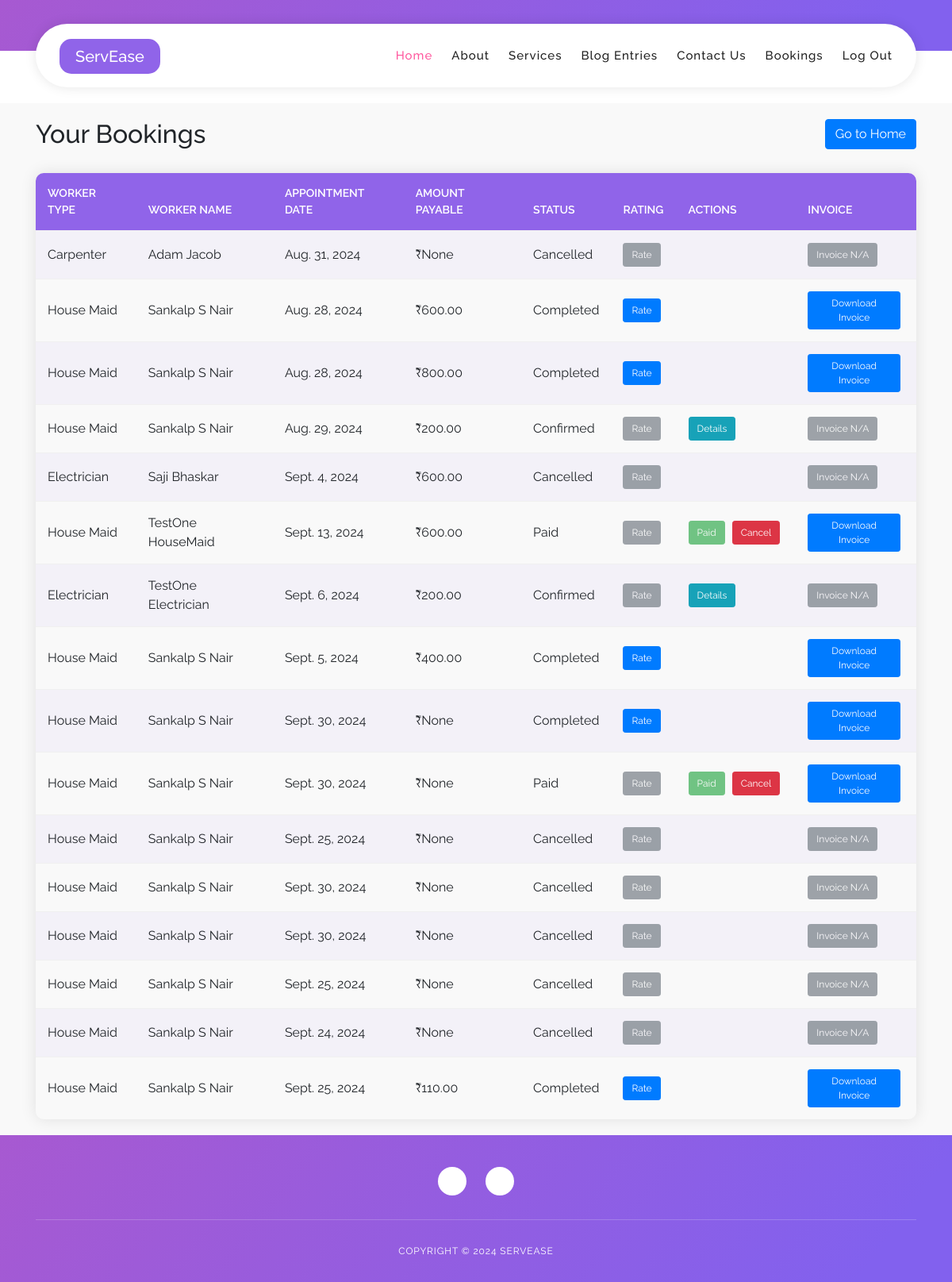
Screenshot of /view_bookings/ (signed in) with the database file from the repository.
### Home_app/models.py (models this page shows, shortened)
class Booking(models.Model):
    worker_id = models.ForeignKey('Users', on_delete=models.CASCADE, related_name='bookings')
    worker_type = models.CharField(max_length=50, choices=[
        ('House Maid', 'House Maid'),
        ('Carpenter', 'Carpenter'),
        ('Plumber', 'Plumber'),
        ('Electrician', 'Electrician'),
        ('Home Nurse', 'Home Nurse'),
    ])
    customer_id = models.ForeignKey('Users', on_delete=models.CASCADE, related_name='customer_bookings')
    appointment_date = models.DateField()
    appointment_time = models.TimeField()
    address = models.TextField()
    status = models.CharField(max_length=20, choices=[
        ('Pending', 'Pending'),
        ('Paid', 'Paid'),
        ('Confirmed', 'Confirmed'),
        ('Completed', 'Completed'),
        ('Cancelled', 'Cancelled'),
    ], default='Pending')
    service_type = models.CharField(max_length=100, blank=True)
    description = models.TextField(blank=True)
    pay_amount = models.DecimalField(max_digits=10, decimal_places=2, null=True, blank=True)
    hours_booked = models.PositiveIntegerField(default=1)
    class Meta:
        app_label = 'Home_app'

class Users(models.Model):
    user_id = models.AutoField(primary_key=True)
    firstname = models.CharField(max_length=20,blank=False)
    lastname = models.CharField(max_length=20,blank=False)
    email = models.EmailField(unique=True,blank=False)
    phone = models.CharField(max_length=10,null=True)
    address = models.TextField()
    place=models.CharField(max_length=30, blank=True)
    availability = models.IntegerField(default=0)
    district = models.CharField(max_length=20, blank=True)
    image = models.ImageField(upload_to='profile_pic', null=True, blank=True)
    password = models.CharField(max_length=256)
    usertype = models.CharField(max_length=20)
    active = models.BooleanField(default=True)

### Home_app/views.py (the view)
# urls.py: path('view_bookings/', views.view_bookings, name='view_bookings'),
@never_cache
def view_bookings(request):
    user_id = request.session.get('user_id')
    if not user_id:
        messages.warning(request, 'You need to log in first.')
        return redirect('login')
    bookings = Booking.objects.filter(customer_id=user_id)
    for booking in bookings:
        payment = Payments.objects.filter(booking_id=booking).first()
        booking.payment_status = payment.status if payment else 'Pending'
    context = {
        'bookings': bookings
    }
    return render(request, 'view_booking.html', context)

### templates/view_booking.html (shortened to what this page needs)
{% load static %}
<!DOCTYPE html>
<html lang="en">
  <head>
    <link rel="stylesheet" type="text/css" href="{% static 'css/bootstrap.min.css'%}">
    <link rel="stylesheet" type="text/css" href="{% static 'assets/css/font-awesome.css' %}">
    <link rel="stylesheet" href="{% static 'css/templatemo-softy-pinko.css' %}">
    <link rel="stylesheet" href="https://cdnjs.cloudflare.com/ajax/libs/font-awesome/5.15.3/css/all.min.css">
    </head>
    <header class="header-area header-sticky">
        <div class="container">
            <div class="row">
                <div class="col-12">
                    <nav class="main-nav">
                        <a href="#" class="logo">
                            <h5 class="serv">ServEase</h5>
                        </a>
                        <ul class="nav">
                            <li><a href="{% url 'home' %}" class="active" style="font-size: 15px;">Home</a></li>
                            <li><a href="#features" style="font-size: 15px;">About</a></li>
                            <li><a href="{%url 'services'%}" style="font-size: 15px;">Services</a></li>
                            <li><a href="#" style="font-size: 15px;">Blog Entries</a></li>
                            <li><a href="#" style="font-size: 15px;">Contact Us</a></li>
                            <li><a href="{% url 'view_bookings' %}" style="font-size: 15px;">Bookings</a></li>
                            <li><a href="{% url 'logout' %}" style="font-size: 15px;">Log Out</a></li>
                        </ul>
                    </nav>
                </div>
            </div>
        </div>
    </header>
    <footer>
        <div class="container">
            <div class="row">
                <div class="col-lg-12 col-md-12 col-sm-12">
                    <ul class="social">
                    </ul>
                </div>
            </div>
        </div>
    </footer>
    <section class="section" id="blog">
        <div class="container">
            <div class="row">
                <div class="offset-lg-3 col-lg-6">
                    <div class="center-text">
                        <br><br>
                    </div>
                </div>
            </div>
        </div>
    </section>
    <section id="profile" class="section home-feature">
        <div class="container">
            <div class="bookings-header">
                <h2>Your Bookings</h2>
                <a href="{% url 'home' %}" class="btn btn-primary">Go to Home</a>
            </div>
            {% if bookings %}
                <div class="table-responsive">
                    <table class="table table-striped table-hover">
                        <thead>
                            <tr>
                                <th>Worker Type</th>
                                <th>Worker Name</th>
                                <th>Appointment Date</th>
                                <th>Amount Payable</th>
                                <th>Status</th>
                                <th>Rating</th>
                                <th>Actions</th>
                                <th>Invoice</th>
                            </tr>
                        </thead>
                        <tbody>
                            {% for booking in bookings %}
                            <tr>
                                <td>{{ booking.worker_type }}</td>
                                <td>{{ booking.worker_id.firstname }} {{ booking.worker_id.lastname }}</td>
                                <td>{{ booking.appointment_date }}</td>
                                <td>₹{{ booking.pay_amount }}</td>
                                <td>{{ booking.status }}</td>
                                <td>
                                    {% if booking.status == 'Completed' %}
                                        <button class="btn btn-sm btn-primary rate-booking-btn"
                                                data-booking-id="{{ booking.id }}"
                                                data-worker-id="{{ booking.worker_id.user_id}}"
                                                data-customer-id="{{ booking.customer_id.user_id}}">Rate</button>
                                    {% else %}
                                        <button class="btn btn-sm btn-secondary" disabled>Rate</button>
                                    {% endif %}
                                </td>
                                <td class="action-buttons">
                                    {% if booking.status == 'Confirmed' %}
                                        <button class="btn btn-sm btn-info" data-toggle="modal" data-target="#detailsModal{{ booking.id }}">Details</button>
                                    {% endif %}
                                    {% if booking.status == 'Pending' %}
                                        <a href="{% url 'create_payment' booking.id %}" class="btn btn-sm btn-success">Make Payment</a>
                                        <button class="btn btn-sm btn-danger cancel-booking-btn" data-booking-id="{{ booking.id }}">Cancel</button>
                                    {% elif booking.status == 'Paid' %}
                                        <button class="btn btn-sm btn-success" disabled>Paid</button>
                                        <button class="btn btn-sm btn-danger cancel-booking-btn" data-booking-id="{{ booking.id }}">Cancel</button>
                                    {% endif %}
                                </td>
                                <td>
                                    {% if booking.status == 'Paid' or booking.status == 'Completed' %}
                                        <a href="{% url 'download_invoice' booking.id %}" class="btn btn-sm btn-primary" target="_blank">Download Invoice</a>
                                    {% else %}
                                        <button class="btn btn-sm btn-secondary" disabled>Invoice N/A</button>
                                    {% endif %}
                                </td>
                            </tr>
                            {% endfor %}
                        </tbody>
                    </table>
                </div>
            {% else %}
                <p>You have no bookings yet.</p>
            {% endif %}
        </div>
    </section>
    <footer class="footer">
        <div class="container">
            <div class="row">
                <div class="col-lg-12 col-md-12 col-sm-12">
                    <ul class="social">
                        <li><a href="#"><i class="fa fa-facebook"></i></a></li>
                        <li><a href="#"><i class="fa fa-twitter"></i></a></li>
                    </ul>
                </div>
            </div>
            <div class="row">
                <div class="col-lg-12">
                    <p class="copyright">Copyright &copy; 2024 ServEase</p>
                </div>
            </div>
        </div>
    </footer>
  </body>
</html>

### static/css/templatemo-softy-pinko.css (style rules this page uses)
html, body, div, span, applet, object, iframe, h1, h2, h3, h4, h5, h6, p, blockquote, div pre, a, abbr, acronym, address, big, cite, code, del, dfn, em, font, img, ins, kbd, q, s, samp, small, strike, strong, sub, sup, tt, var, b, u, i, center, dl, dt, dd, ol, ul, li, figure, header, nav, section, article, aside, footer, figcaption { margin: 0; padding: 0; border: 0; outline: 0; }
ul, li { padding: 0; margin: 0; list-style: none; }
header, nav, section, article, aside, footer, hgroup { display: block; }
* { box-sizing: border-box; }
html, body { font-family: "Raleway", sans-serif; font-weight: 400; background-color: #fff; font-size: 16px; -ms-text-size-adjust: 100%; -webkit-font-smoothing: antialiased; -moz-osx-font-smoothing: grayscale; }
a { text-decoration: none !important; }
h1, h2, h3, h4, h5, h6 { margin-top: 0px; margin-bottom: 0px; }
ul { margin-bottom: 0px; }
html, body { background: #fff; font-family: "Raleway", sans-serif; }
.section { position: relative; padding-top: 100px; padding-bottom: 80px; }
.center-text { text-align: center; font-weight: 400; font-size: 16px; color: #777; line-height: 28px; letter-spacing: 1px; margin-bottom: 50px; }
.header-area { position: fixed; top: 30px; left: 0px; right: 0px; z-index: 100; height: 100px; -webkit-transition: all 0.3s ease 0s; -moz-transition: all 0.3s ease 0s; -o-transition: all 0.3s ease 0s; transition: all 0.3s ease 0s; }
.header-area .main-nav { box-shadow: 0px 0px 15px rgba(0,0,0,0.1); border-radius: 40px; min-height: 80px; background: #fff; }
.header-area .main-nav .logo { float: left; margin-top: 37px; -webkit-transition: all 0.3s ease 0s; -moz-transition: all 0.3s ease 0s; -o-transition: all 0.3s ease 0s; transition: all 0.3s ease 0s; margin-left: 30px; }
.header-area .main-nav .nav { float: right; margin-top: 27px; margin-left: 0px; margin-right: 30px; -webkit-transition: all 0.3s ease 0s; -moz-transition: all 0.3s ease 0s; -o-transition: all 0.3s ease 0s; transition: all 0.3s ease 0s; position: relative; z-index: 999; }
.header-area .main-nav .nav li { padding-left: 20px; padding-right: 20px; }
.header-area .main-nav .nav li:last-child { padding-right: 0px; }
.header-area .main-nav .nav li a { display: block; font-weight: 500; font-size: 13px; color: #fff; -webkit-transition: all 0.3s ease 0s; -moz-transition: all 0.3s ease 0s; -o-transition: all 0.3s ease 0s; transition: all 0.3s ease 0s; height: 40px; line-height: 40px; border: transparent; letter-spacing: 1px; }
.header-area.header-sticky { min-height: 80px; }
.header-area.header-sticky .logo { margin-top: 25px; }
.header-area.header-sticky .nav { margin-top: 20px !important; }
.header-area.header-sticky .nav li a { color: #1e1e1e; }
.header-area.header-sticky .nav li a.active { color: #ff589e; }
@media (max-width: 1200px) { .header-area .main-nav .nav li { padding-left: 12px; padding-right: 12px; } }
@media (max-width: 1200px) { .header-area .main-nav:before { display: none; } }
@media (min-width: 992px) { .header-area .main-nav .nav { display: flex !important; } }
.home-feature { padding-bottom: 0px; padding-top: 30px; margin-top: -220px; z-index: 9; }
footer { background-image: linear-gradient(127deg, #a759d1 0%, #8261ee 91%); padding-top: 30px; }
footer .social { overflow: hidden; margin-top: 10px; text-align: center; }
footer .social li { margin: 0px 10px; display: inline-block; }
footer .social li a { color: #9d5bd9; text-align: center; background-color: #fff; width: 36px; height: 36px; line-height: 36px; border-radius: 50%; display: inline-block; font-size: 16px; -webkit-transition: all 0.3s ease 0s; -moz-transition: all 0.3s ease 0s; -o-transition: all 0.3s ease 0s; transition: all 0.3s ease 0s; }
footer .copyright { text-align: center; border-top: 1px solid rgba(250,250,250,0.2); margin-top: 30px; padding-top: 30px; padding-bottom: 30px; font-weight: 400; font-size: 12px; color: #fff; letter-spacing: 0.88px; text-transform: uppercase; }

### rows the page displays
Booking: worker_type "Carpenter", worker_id.firstname "Adam", worker_id.lastname "Jacob", appointment_date "Aug. 31, 2024", pay_amount "None", status "Cancelled", shows "Rate", shows "Invoice N/A"
Booking: worker_type "House Maid", worker_id.firstname "Sankalp", worker_id.lastname "S Nair", appointment_date "Aug. 28, 2024", pay_amount "600.00", status "Completed", shows "Download Invoice"
Booking: worker_type "House Maid", worker_id.firstname "Sankalp", worker_id.lastname "S Nair", appointment_date "Aug. 28, 2024", pay_amount "800.00", status "Completed", shows "Download Invoice"
Booking: worker_type "House Maid", worker_id.firstname "Sankalp", worker_id.lastname "S Nair", appointment_date "Aug. 29, 2024", pay_amount "200.00", status "Confirmed", shows "Rate", shows "Invoice N/A"
Booking: worker_type "Electrician", worker_id.firstname "Saji", worker_id.lastname "Bhaskar", appointment_date "Sept. 4, 2024", pay_amount "600.00", status "Cancelled", shows "Rate", shows "Invoice N/A"
Booking: worker_type "House Maid", worker_id.firstname "TestOne", worker_id.lastname "HouseMaid", appointment_date "Sept. 13, 2024", pay_amount "600.00", status "Paid", shows "Rate", shows "Download Invoice"
Booking: worker_type "Electrician", worker_id.firstname "TestOne", worker_id.lastname "Electrician", appointment_date "Sept. 6, 2024", pay_amount "200.00", status "Confirmed", shows "Rate", shows "Invoice N/A"
Booking: worker_type "House Maid", worker_id.firstname "Sankalp", worker_id.lastname "S Nair", appointment_date "Sept. 5, 2024", pay_amount "400.00", status "Completed", shows "Download Invoice"
Booking: worker_type "House Maid", worker_id.firstname "Sankalp", worker_id.lastname "S Nair", appointment_date "Sept. 30, 2024", pay_amount "None", status "Completed", shows "Download Invoice"
Booking: worker_type "House Maid", worker_id.firstname "Sankalp", worker_id.lastname "S Nair", appointment_date "Sept. 30, 2024", pay_amount "None", status "Paid", shows "Rate", shows "Download Invoice"
Booking: worker_type "House Maid", worker_id.firstname "Sankalp", worker_id.lastname "S Nair", appointment_date "Sept. 25, 2024", pay_amount "None", status "Cancelled", shows "Rate", shows "Invoice N/A"
Booking: worker_type "House Maid", worker_id.firstname "Sankalp", worker_id.lastname "S Nair", appointment_date "Sept. 30, 2024", pay_amount "None", status "Cancelled", shows "Rate", shows "Invoice N/A"
Booking: worker_type "House Maid", worker_id.firstname "Sankalp", worker_id.lastname "S Nair", appointment_date "Sept. 30, 2024", pay_amount "None", status "Cancelled", shows "Rate", shows "Invoice N/A"
Booking: worker_type "House Maid", worker_id.firstname "Sankalp", worker_id.lastname "S Nair", appointment_date "Sept. 25, 2024", pay_amount "None", status "Cancelled", shows "Rate", shows "Invoice N/A"
Booking: worker_type "House Maid", worker_id.firstname "Sankalp", worker_id.lastname "S Nair", appointment_date "Sept. 24, 2024", pay_amount "None", status "Cancelled", shows "Rate", shows "Invoice N/A"
Booking: worker_type "House Maid", worker_id.firstname "Sankalp", worker_id.lastname "S Nair", appointment_date "Sept. 25, 2024", pay_amount "110.00", status "Completed", shows "Download Invoice"
